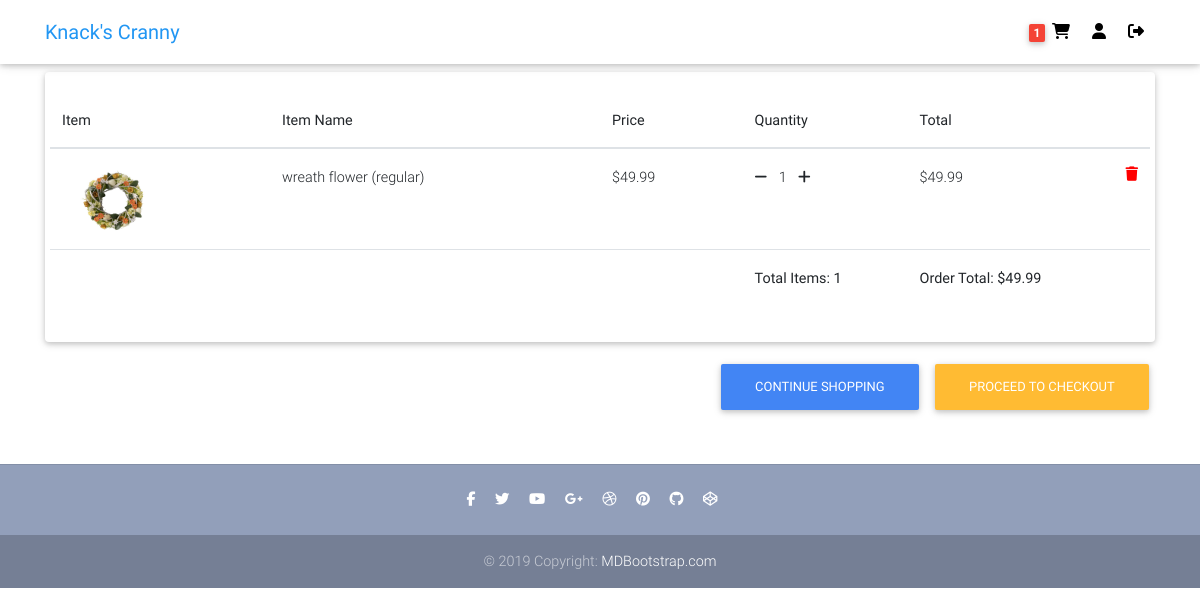
Page /cart/ (signed in) on the earlier database version.
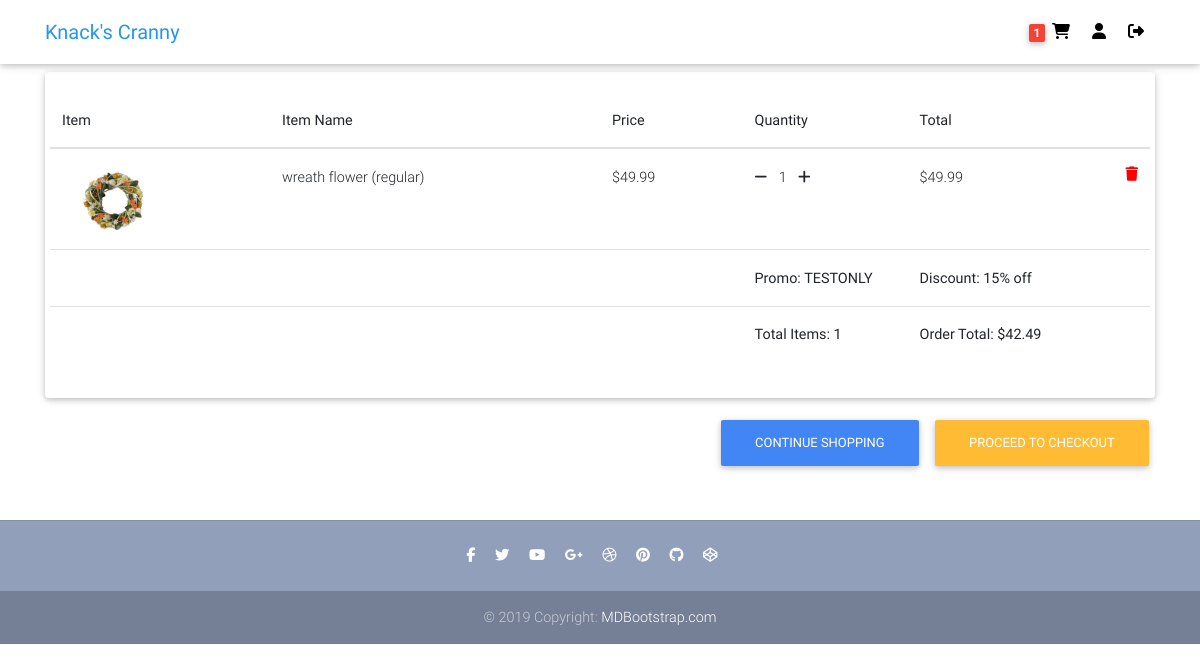
Same page on the later database version.
### users/models.py (models this page shows, shortened)
class Customer(models.Model):
    user = models.OneToOneField(User, on_delete=models.SET_NULL, blank=True, null=True)
    session_id = models.CharField(max_length=32, blank=True, null=True)
    first_name = models.CharField(max_length=50, blank=True, null=True)
    last_name = models.CharField(max_length=50, blank=True, null=True)
    email = models.EmailField(max_length=100, blank=True, null=True)
    contact1 = models.CharField(max_length=30, blank=True, null=True)
    contact2 = models.CharField(max_length=30, blank=True, null=True)
    date_added = models.DateTimeField(default=timezone.now)
    date_updated = models.DateTimeField(default=timezone.now)
    image = models.ImageField(default=f'default_profile.png', upload_to='profile_pics')

### ecommerce/models.py (models this page shows, shortened)
class Order(models.Model):
    customer = models.ForeignKey(Customer, on_delete=models.SET_NULL, blank=True, null=True)
    reference_code = models.CharField(max_length=20, blank=True, null=True)
    shipping_address = models.ForeignKey(Address, related_name='shipping_address',
        on_delete=models.SET_NULL, blank=True, null=True)
    billing_address = models.ForeignKey(Address, related_name='billing_address',
        on_delete=models.SET_NULL, blank=True, null=True)
    payment = models.ForeignKey(Payment, on_delete=models.SET_NULL, blank=True, null=True)
    coupon = models.ForeignKey(Coupon, on_delete=models.SET_NULL, blank=True, null=True)
    date_added = models.DateTimeField(default=timezone.now)
    is_ordered = models.BooleanField(default=False)
    ordered_date = models.DateTimeField(blank=True, null=True)
    date_updated = models.DateTimeField(default=timezone.now)
    @property
    def get_cart_total(self):
        order_items = self.orderitem_set.all()
        total = sum([item.get_total for item in order_items])
        if self.coupon:
            if self.coupon.fixed_amount:
                total -= self.coupon.fixed_amount
            elif self.coupon.percent_value:
                total = round(total - (total * (self.coupon.percent_value / 100)),2)
        return total
    @property
    def get_cart_items(self):
        order_items = self.orderitem_set.all()
        total = sum([item.quantity for item in order_items])
        return total
    @property
    def get_discount(self):
        if self.coupon.fixed_amount:
            return '-$'+str(self.coupon.fixed_amount)
        elif self.coupon.percent_value:
            return str(round(self.coupon.percent_value,0))+'% off'

class OrderItem(models.Model):
    item = models.ForeignKey(Variation, on_delete=models.SET_NULL, blank=True, null=True)
    order = models.ForeignKey(Order, on_delete=models.SET_NULL, blank=True, null=True)
    ordered_item_price = models.DecimalField(max_digits=6, decimal_places=2, null=True, blank=True)
    quantity = models.IntegerField(default=0, blank=True, null=True)
    date_added = models.DateTimeField(default=timezone.now)
    @property
    def get_total(self):
        total = self.item.price * self.quantity
        return total

### items/models.py (models this page shows, shortened)
class Variation(models.Model):
    item = models.ForeignKey(Item, on_delete=models.CASCADE)
    name = models.CharField(max_length=100, default='regular')
    alias = models.CharField(max_length=150, blank=True, unique=True)
    price = models.DecimalField(max_digits=6, decimal_places=2, null=True, blank=True)
    price_discount = models.DecimalField(max_digits=6, decimal_places=2, null=True, blank=True)
    description = models.TextField(null=True, blank=True)
    inventory = models.PositiveIntegerField(default=0, blank=True)
    item_label = models.CharField(max_length=2, choices=ITEM_LABELS)
    active = models.BooleanField(default=True)
    date_added = models.DateTimeField(default=timezone.now)
    date_updated = models.DateTimeField(default=timezone.now)

class VariationImage(models.Model):
    variation = models.ForeignKey(Variation, on_delete=models.CASCADE)
    name = models.CharField(max_length=100, default='default')
    alias = models.CharField(max_length=150, blank=True, unique=True)
    image = image = models.ImageField(default=f'default_variation.png', upload_to='item_variation_pics')

class Item(models.Model):
    category = models.ForeignKey(Category, on_delete=models.SET_NULL, null=True, blank=True)
    name = models.CharField(max_length=100, unique=True)
    description = models.TextField()
    price = models.DecimalField(max_digits=6, decimal_places=2)
    price_discount = models.DecimalField(max_digits=6, decimal_places=2, null=True, blank=True)
    item_label = models.CharField(max_length=2, choices=ITEM_LABELS, default='NA')
    date_added = models.DateTimeField(default=timezone.now)
    date_updated = models.DateTimeField(default=timezone.now)
    image = models.ImageField(default=f'default.png', upload_to='item_pics')

### payment/models.py (models this page shows, shortened)
class Coupon(models.Model):
    code = models.CharField(max_length=20)
    fixed_amount = models.DecimalField(max_digits=4, decimal_places=2, blank=True, null=True)
    percent_value = models.DecimalField(max_digits=4, decimal_places=2, blank=True, null=True)
    quantity = models.IntegerField(blank=True, null=True)
    date_added = models.DateTimeField(default=timezone.now)
    date_updated = models.DateTimeField(default=timezone.now)
    date_expiration = models.DateTimeField(blank=True, null=True)

### ecommerce/views.py (the view)
# urls.py: path('cart/', views.cart, name='cart'),
def cart(request):
    customer = query_customer(request)
    order, created = Order.objects.get_or_create(customer=customer, is_ordered=False)
    items = order.orderitem_set.all()
    context = {
        'items': items,
        'order': order,
    }
    return render(request, 'ecommerce/cart.html', context)

### ecommerce/templatetags/cart_items_count.py (called while the page is built)
@register.filter
def cart_items_count(request):
    customer = query_customer(request)
    order = Order.objects.filter(customer=customer, is_ordered=False)
    if order.exists():
        return order.first().get_cart_items
    return None

### ecommerce/views.py (called while the page is built)
def query_customer(request):
    if request.user.is_authenticated:
        return Customer.objects.filter(user=request.user).first()
    else:
        return get_session(request)

### ecommerce/templates/ecommerce/cart.html (shortened to what this page needs)
{% extends "ecommerce/base.html" %}
{% block content %}
<main class="mt-5 pt-4">
  <div class="container">
    <div class="row">
      <div class="col-md-12 mb-4">
        <div class="card">
          <div class="card-body">
            <div class="row">
              <div class="table-responsive text-nowrap">
                <table class="table">
                  <thead>
                    <tr>
                      <th scope="col">Item</th>
                      <th scope="col">Item Name</th>
                      <th scope="col">Price</th>
                      <th scope="col" class="th-cart">Quantity</th>
                      <th scope="col" class="th-cart">Total</th>
                      <th scope="col"></th>
                    </tr>
                  </thead>
                  <tbody>
                    {% for item in items %}
                    <tr>
                      <th scope="row" class="th-summary-img"><img style="width:100px" src="{{ item.item.variationimage_set.first.image.url }}"></th>
                      <td class="td-cart">{{ item.item.item.name }} ({{ item.item.name }})</td>
                      <td>${{ item.item.price }}</td>
                      <td>
                        {% if item.quantity > 1%}
                        <form name="minusCart-{{item.item.id}}" action="{% url 'ecommerce:minus-from-cart' item.item.id %}" method="POST" class="d-inline">
                          {% csrf_token %}
                          <a onClick="document.forms['minusCart-{{item.item.id}}'].submit();" href="#"><i class="fas fa-minus mr-2"></i></a>
                        </form>
                        {% else %}
                        <a data-toggle="modal" href="#delete-cart-item{{ item.item.id }}"><i class="fas fa-minus mr-2"></i></a>
                        {% endif %}
                        {{ item.quantity }}
                        <form name="addCart-{{item.item.id}}" action="{% url 'ecommerce:add-to-cart' item.item.id 2 %}" method="POST" class="d-inline">
                          <a onClick="document.forms['addCart-{{item.item.id}}'].submit();" href="#"><i class="fas fa-plus ml-2"></i></a>
                        </form>
                      </td>
                      <td>${{ item.get_total }}</td>
                      <td>
                        <a data-toggle="modal" href="#delete-cart-item{{ item.item.id }}" style='color: red;'>
                          <i class="fas fa-trash float-right"></i>
                        </a>
                      </td>
                    </tr>
                    {% empty %}
                    <tr>
                      <td class="text-warning">Cart is empty.</td>
                    </tr>
                    {% endfor %}
                    {% if items %}
                      {% if order.coupon %}
                      <tr>
                        <td colspan="3"></td>
                        <td><strong>Promo: {{ order.coupon.code }}</strong></td>
                        <td><strong>Discount: {{ order.get_discount }}</strong></td>
                        <td></td>
                      </tr>
                      {% endif %}
                    <tr>
                      <td colspan="3"></td>
                      <td><strong>Total Items: {{ order.get_cart_items }}</strong></td>
                      <td><strong>Order Total: ${{ order.get_cart_total }}</strong></td>
                      <td></td>
                    </tr>
                    {% endif %}
                  </tbody>
                </table>
              </div>
            </div>
          </div>
        </div>
        <div class="float-right mt-3">
          <a class="btn btn-primary" href="{% url 'ecommerce:home' %}">Continue shopping</a>
          {% if items %}
          <a class="btn btn-warning" href="{% url 'ecommerce:checkout' %}">Proceed to checkout</a>
          {% endif %}
        </div>
      </div>
    </div>
  </div>
</main>
{% endblock content %}

### ecommerce/templates/ecommerce/base.html (shortened to what this page needs)
{% load static %}
<!DOCTYPE html>
<html lang="en" dir="ltr">
<head>
    <link href="{% static 'ecommerce/css/bootstrap.min.css' %}" rel="stylesheet">
    <link href="{% static 'ecommerce/css/mdb.min.css' %}" rel="stylesheet">
    <link href="{% static 'ecommerce/css/style.css' %}" rel="stylesheet">
</head>
{% include "ecommerce/navbar.html" %}
<body>
    {% block content %}
    {% endblock content %}
    {% include "ecommerce/footer.html" %}
</body>
</html>

### ecommerce/templates/ecommerce/navbar.html (shortened to what this page needs)
{% load cart_items_count %}
<nav class="navbar fixed-top navbar-expand-lg navbar-light white scrolling-navbar">
    <div class="container">
      <a class="navbar-brand waves-effect" href="/">
        <strong class="blue-text">Knack's Cranny</strong>
      </a>
      <div class="collapse navbar-collapse" id="navbarSupportedContent">
        <ul class="navbar-nav nav-flex-icons">
          <li class="nav-item">
            <a href="{% url 'ecommerce:cart' %}" class="nav-link waves-effect" title="Cart">
              {% if request|cart_items_count %}
              <span class="badge red z-depth-1"> {{ request|cart_items_count }} </span>
              {% endif %}
              <i class="fas fa-shopping-cart"></i>
            </a>
          </li>
          {% if request.user.is_authenticated %}
          <li class="nav-item">
            <a href="{% url 'users:profile' %}" class="nav-link waves-effect" title="{{ user.username }}">
              <i class="fas fa-user"></i>
            </a>
          </li>
          <li class="nav-item">
            <a class="nav-link waves-effect" href="{% url 'logout' %}" title="Log Out">
              <i class="fas fa-sign-out-alt"></i>
            </a>
          </li>
          {% endif %}
        </ul>
      </div>
    </div>
  </nav>

### ecommerce/templates/ecommerce/footer.html
<footer class="page-footer text-center font-small mt-4 wow fadeIn">
    <hr class="my-4">
    <div class="pb-4">
      <a href="https://www.facebook.com/mdbootstrap" target="_blank">
        <i class="fab fa-facebook-f mr-3"></i>
      </a>
      <a href="https://twitter.com/MDBootstrap" target="_blank">
        <i class="fab fa-twitter mr-3"></i>
      </a>
      <a href="https://www.youtube.com/watch?v=7MUISDJ5ZZ4" target="_blank">
        <i class="fab fa-youtube mr-3"></i>
      </a>
      <a href="https://plus.google.com/u/0/b/107863090883699620484" target="_blank">
        <i class="fab fa-google-plus-g mr-3"></i>
      </a>
      <a href="https://dribbble.com/mdbootstrap" target="_blank">
        <i class="fab fa-dribbble mr-3"></i>
      </a>
      <a href="https://pinterest.com/mdbootstrap" target="_blank">
        <i class="fab fa-pinterest mr-3"></i>
      </a>
      <a href="https://github.com/mdbootstrap/bootstrap-material-design" target="_blank">
        <i class="fab fa-github mr-3"></i>
      </a>
      <a href="http://codepen.io/mdbootstrap/" target="_blank">
        <i class="fab fa-codepen mr-3"></i>
      </a>
    </div>
    <div class="footer-copyright py-3">
      © 2019 Copyright:
      <a href="https://mdbootstrap.com/education/bootstrap/" target="_blank"> MDBootstrap.com </a>
    </div>
  </footer>

### ecommerce/templates/ecommerce/scripts.html (shortened to what this page needs)
{% load static %}

### ecommerce/static/ecommerce/css/style.css (style rules this page uses)
.page-footer { background-color: #929FBA; }
.th-cart { width: 15%; }
.td-cart { width: 30%; }
.th-summary-img { width: 20%; }

Differences in the rows shown:
changed Order: coupon_id empty → 2 (drawn); coupon.code (not shown) → "TESTONLY"; get_discount (not shown) → "15% off"; get_cart_total "49.99" → "42.49"
Other differences:
text now shown: "Promo: Discount:"
